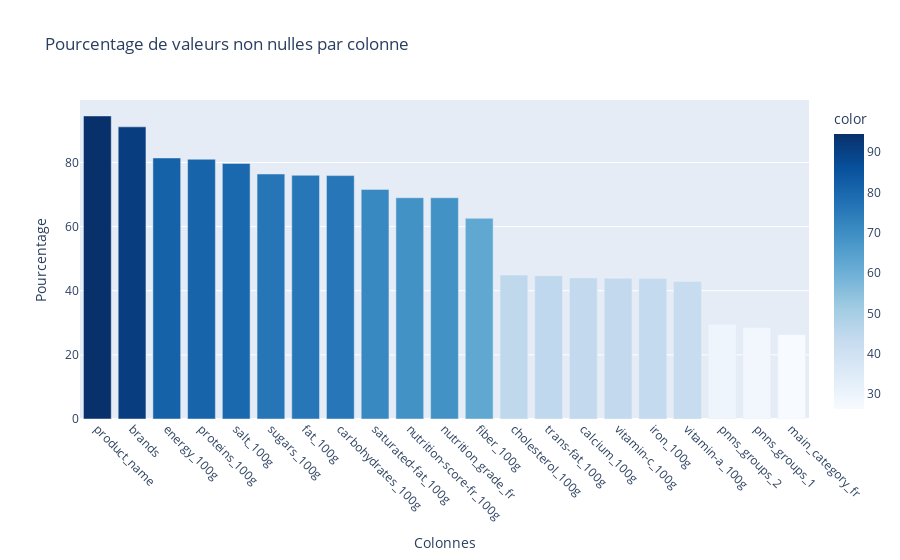
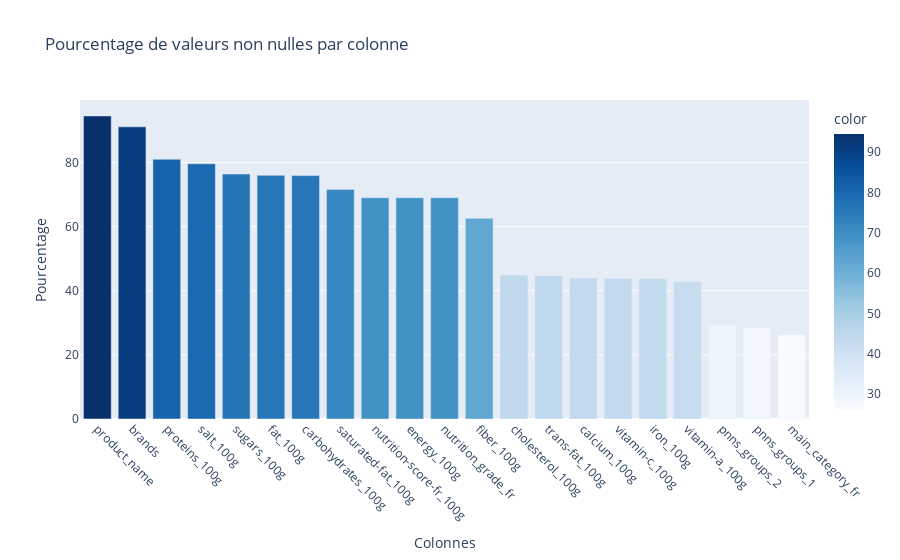
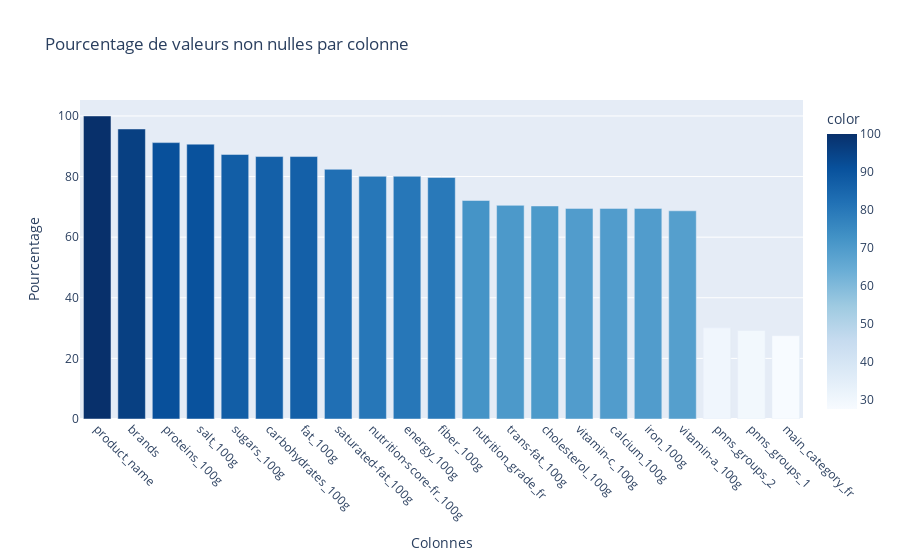
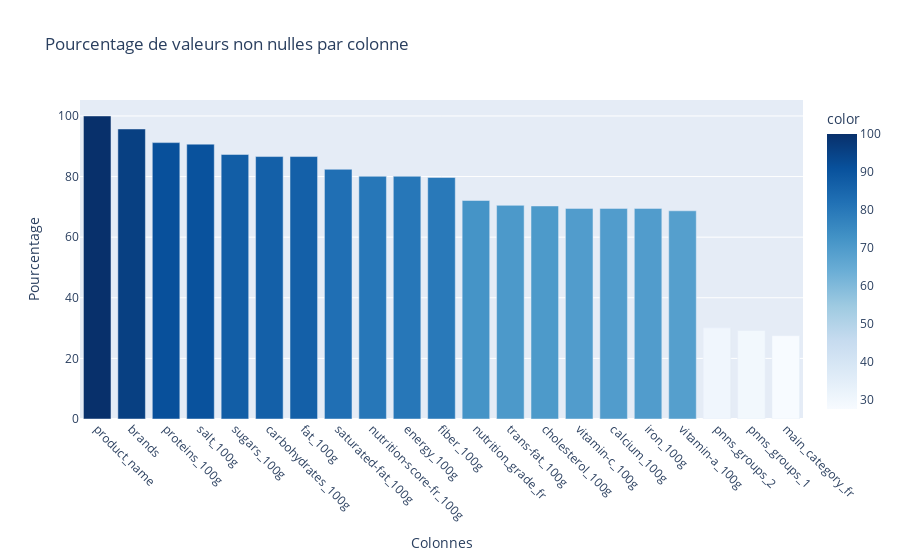

The notebook cell saved with these charts, in order:
### Code cell
main()

### Figure 1 — Plotly figure (JSON) as saved in the notebook; plotly's stock layout.template omitted (floating-point values rounded to 4 significant figures)
{"data": [{"alignmentgroup": "True", "hovertemplate": "Colonnes=%{x}<br>Pourcentage=%{y}<br>color=%{marker.color}<extra></extra>", "legendgroup": "", "marker": {"color": [94.5, 91.1, 81.4, 81, 79.7, 76.4, 76, 75.9, 71.6, 69, 69, 62.6, 44.9, 44.7, 44, 43.9, 43.8, 42.9, 29.5, 28.5, 26.3], "coloraxis": "coloraxis", "pattern": {"shape": ""}}, "name": "", "offsetgroup": "", "orientation": "v", "showlegend": false, "textposition": "auto", "type": "bar", "x": ["product_name", "brands", "energy_100g", "proteins_100g", "salt_100g", "sugars_100g", "fat_100g", "carbohydrates_100g", "saturated-fat_100g", "nutrition-score-fr_100g", "nutrition_grade_fr", "fiber_100g", "cholesterol_100g", "trans-fat_100g", "calcium_100g", "vitamin-c_100g", "iron_100g", "vitamin-a_100g", "pnns_groups_2", "pnns_groups_1", "main_category_fr"], "xaxis": "x", "y": [94.5, 91.1, 81.4, 81, 79.7, 76.4, 76, 75.9, 71.6, 69, 69, 62.6, 44.9, 44.7, 44, 43.9, 43.8, 42.9, 29.5, 28.5, 26.3], "yaxis": "y"}], "layout": {"barmode": "relative", "coloraxis": {"colorbar": {"title": {"text": "color"}}, "colorscale": [[0, "rgb(247,251,255)"], [0.125, "rgb(222,235,247)"], [0.25, "rgb(198,219,239)"], [0.375, "rgb(158,202,225)"], [0.5, "rgb(107,174,214)"], [0.625, "rgb(66,146,198)"], [0.75, "rgb(33,113,181)"], [0.875, "rgb(8,81,156)"], [1, "rgb(8,48,107)"]]}, "legend": {"tracegroupgap": 0}, "title": {"text": "Pourcentage de valeurs non nulles par colonne"}, "xaxis": {"anchor": "y", "domain": [0, 1], "tickangle": 45, "tickmode": "array", "title": {"text": "Colonnes"}}, "yaxis": {"anchor": "x", "domain": [0, 1], "title": {"text": "Pourcentage"}}}}

### Figure 2 — Plotly figure (JSON) as saved in the notebook; plotly's stock layout.template omitted (floating-point values rounded to 4 significant figures)
{"data": [{"alignmentgroup": "True", "hovertemplate": "Colonnes=%{x}<br>Pourcentage=%{y}<br>color=%{marker.color}<extra></extra>", "legendgroup": "", "marker": {"color": [94.5, 91.1, 81, 79.6, 76.4, 76, 75.9, 71.6, 69, 69, 69, 62.6, 44.9, 44.7, 44, 43.9, 43.8, 42.9, 29.5, 28.5, 26.3], "coloraxis": "coloraxis", "pattern": {"shape": ""}}, "name": "", "offsetgroup": "", "orientation": "v", "showlegend": false, "textposition": "auto", "type": "bar", "x": ["product_name", "brands", "proteins_100g", "salt_100g", "sugars_100g", "fat_100g", "carbohydrates_100g", "saturated-fat_100g", "nutrition-score-fr_100g", "energy_100g", "nutrition_grade_fr", "fiber_100g", "cholesterol_100g", "trans-fat_100g", "calcium_100g", "vitamin-c_100g", "iron_100g", "vitamin-a_100g", "pnns_groups_2", "pnns_groups_1", "main_category_fr"], "xaxis": "x", "y": [94.5, 91.1, 81, 79.6, 76.4, 76, 75.9, 71.6, 69, 69, 69, 62.6, 44.9, 44.7, 44, 43.9, 43.8, 42.9, 29.5, 28.5, 26.3], "yaxis": "y"}], "layout": {"barmode": "relative", "coloraxis": {"colorbar": {"title": {"text": "color"}}, "colorscale": [[0, "rgb(247,251,255)"], [0.125, "rgb(222,235,247)"], [0.25, "rgb(198,219,239)"], [0.375, "rgb(158,202,225)"], [0.5, "rgb(107,174,214)"], [0.625, "rgb(66,146,198)"], [0.75, "rgb(33,113,181)"], [0.875, "rgb(8,81,156)"], [1, "rgb(8,48,107)"]]}, "legend": {"tracegroupgap": 0}, "title": {"text": "Pourcentage de valeurs non nulles par colonne"}, "xaxis": {"anchor": "y", "domain": [0, 1], "tickangle": 45, "tickmode": "array", "title": {"text": "Colonnes"}}, "yaxis": {"anchor": "x", "domain": [0, 1], "title": {"text": "Pourcentage"}}}}

### Figure 3 — Plotly figure (JSON) as saved in the notebook; plotly's stock layout.template omitted (floating-point values rounded to 4 significant figures)
{"data": [{"alignmentgroup": "True", "hovertemplate": "Colonnes=%{x}<br>Pourcentage=%{y}<br>color=%{marker.color}<extra></extra>", "legendgroup": "", "marker": {"color": [100, 95.7, 91.2, 90.7, 87.3, 86.6, 86.6, 82.4, 80.1, 80.1, 79.7, 72.1, 70.5, 70.3, 69.5, 69.5, 69.5, 68.7, 30.1, 29.2, 27.5], "coloraxis": "coloraxis", "pattern": {"shape": ""}}, "name": "", "offsetgroup": "", "orientation": "v", "showlegend": false, "textposition": "auto", "type": "bar", "x": ["product_name", "brands", "proteins_100g", "salt_100g", "sugars_100g", "carbohydrates_100g", "fat_100g", "saturated-fat_100g", "nutrition-score-fr_100g", "energy_100g", "fiber_100g", "nutrition_grade_fr", "trans-fat_100g", "cholesterol_100g", "vitamin-c_100g", "calcium_100g", "iron_100g", "vitamin-a_100g", "pnns_groups_2", "pnns_groups_1", "main_category_fr"], "xaxis": "x", "y": [100, 95.7, 91.2, 90.7, 87.3, 86.6, 86.6, 82.4, 80.1, 80.1, 79.7, 72.1, 70.5, 70.3, 69.5, 69.5, 69.5, 68.7, 30.1, 29.2, 27.5], "yaxis": "y"}], "layout": {"barmode": "relative", "coloraxis": {"colorbar": {"title": {"text": "color"}}, "colorscale": [[0, "rgb(247,251,255)"], [0.125, "rgb(222,235,247)"], [0.25, "rgb(198,219,239)"], [0.375, "rgb(158,202,225)"], [0.5, "rgb(107,174,214)"], [0.625, "rgb(66,146,198)"], [0.75, "rgb(33,113,181)"], [0.875, "rgb(8,81,156)"], [1, "rgb(8,48,107)"]]}, "legend": {"tracegroupgap": 0}, "title": {"text": "Pourcentage de valeurs non nulles par colonne"}, "xaxis": {"anchor": "y", "domain": [0, 1], "tickangle": 45, "tickmode": "array", "title": {"text": "Colonnes"}}, "yaxis": {"anchor": "x", "domain": [0, 1], "title": {"text": "Pourcentage"}}}}

### Figure 4 — Plotly figure (JSON) as saved in the notebook; plotly's stock layout.template omitted (floating-point values rounded to 4 significant figures)
{"data": [{"alignmentgroup": "True", "hovertemplate": "Colonnes=%{x}<br>Pourcentage=%{y}<br>color=%{marker.color}<extra></extra>", "legendgroup": "", "marker": {"color": [100, 95.7, 91.2, 90.7, 87.3, 86.6, 86.6, 82.4, 80.1, 80.1, 79.7, 72.1, 70.5, 70.3, 69.5, 69.5, 69.5, 68.7, 30.1, 29.2, 27.5], "coloraxis": "coloraxis", "pattern": {"shape": ""}}, "name": "", "offsetgroup": "", "orientation": "v", "showlegend": false, "textposition": "auto", "type": "bar", "x": ["product_name", "brands", "proteins_100g", "salt_100g", "sugars_100g", "carbohydrates_100g", "fat_100g", "saturated-fat_100g", "nutrition-score-fr_100g", "energy_100g", "fiber_100g", "nutrition_grade_fr", "trans-fat_100g", "cholesterol_100g", "vitamin-c_100g", "calcium_100g", "iron_100g", "vitamin-a_100g", "pnns_groups_2", "pnns_groups_1", "main_category_fr"], "xaxis": "x", "y": [100, 95.7, 91.2, 90.7, 87.3, 86.6, 86.6, 82.4, 80.1, 80.1, 79.7, 72.1, 70.5, 70.3, 69.5, 69.5, 69.5, 68.7, 30.1, 29.2, 27.5], "yaxis": "y"}], "layout": {"barmode": "relative", "coloraxis": {"colorbar": {"title": {"text": "color"}}, "colorscale": [[0, "rgb(247,251,255)"], [0.125, "rgb(222,235,247)"], [0.25, "rgb(198,219,239)"], [0.375, "rgb(158,202,225)"], [0.5, "rgb(107,174,214)"], [0.625, "rgb(66,146,198)"], [0.75, "rgb(33,113,181)"], [0.875, "rgb(8,81,156)"], [1, "rgb(8,48,107)"]]}, "legend": {"tracegroupgap": 0}, "title": {"text": "Pourcentage de valeurs non nulles par colonne"}, "xaxis": {"anchor": "y", "domain": [0, 1], "tickangle": 45, "tickmode": "array", "title": {"text": "Colonnes"}}, "yaxis": {"anchor": "x", "domain": [0, 1], "title": {"text": "Pourcentage"}}}}
